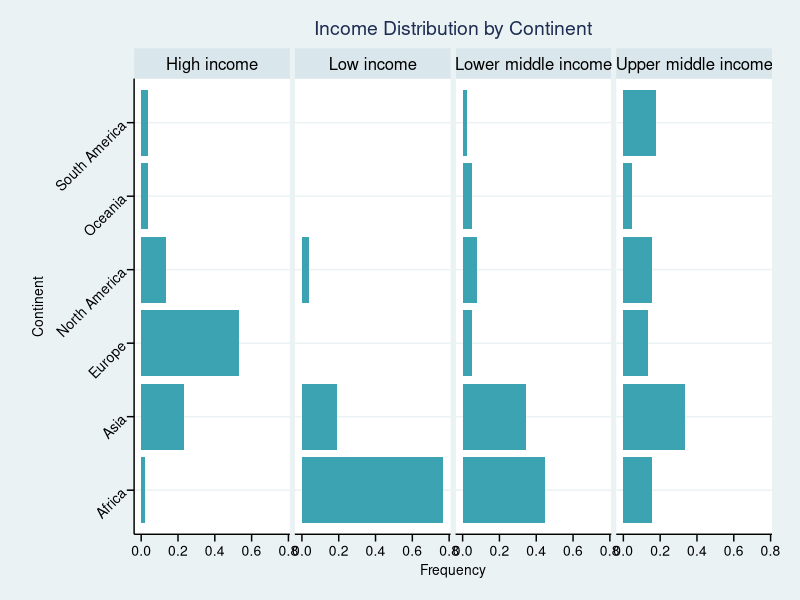

This figure's R source:
## ---- chunk 1
library(magrittr)
library(ggplot2)
library(dplyr)
library(ggthemes)
final_data <- read.csv("Final Data - Sheet1.csv")

data <- table(final_data$Continent, final_data$Income.Group)

data_mgCol <- prop.table(data,margin = 2) 

data_mgCol %<>% as.data.frame() %>%
  rename("Country"= Var1) %>%
  rename("incomeStatus" = Var2)

data_mgCol

plot <- ggplot(data_mgCol, aes(Country, Freq)) +
  geom_bar(stat = "Identity", fill=  "#3CA3B2") +
  facet_grid(~ incomeStatus) +
  coord_flip() +
  theme_stata() +
  theme(axis.text.y = element_text(angle = 45)) +
  ggtitle("Income Distribution by Continent") +
  xlab("Continent") +
  ylab("Frequency")

plot
